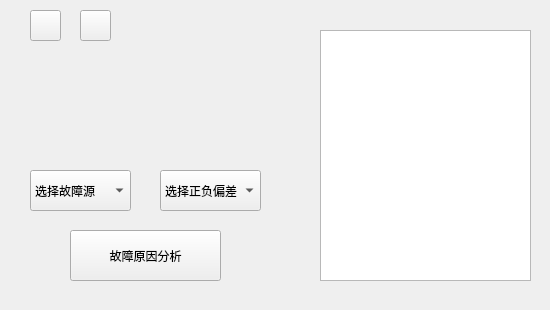
<?xml version="1.0" encoding="UTF-8"?>
<ui version="4.0">
 <class>Form</class>
 <widget class="QWidget" name="Form">
  <property name="geometry">
   <rect>
    <x>0</x>
    <y>0</y>
    <width>550</width>
    <height>310</height>
   </rect>
  </property>
  <property name="windowTitle">
   <string>Form</string>
  </property>
  <widget class="QComboBox" name="comboBox">
   <property name="geometry">
    <rect>
     <x>30</x>
     <y>170</y>
     <width>101</width>
     <height>41</height>
    </rect>
   </property>
   <item>
    <property name="text">
     <string>选择故障源</string>
    </property>
   </item>
  </widget>
  <widget class="QTextBrowser" name="textBrowser">
   <property name="geometry">
    <rect>
     <x>320</x>
     <y>30</y>
     <width>211</width>
     <height>251</height>
    </rect>
   </property>
   <property name="html">
    <string>&lt;!DOCTYPE HTML PUBLIC &quot;-//W3C//DTD HTML 4.0//EN&quot; &quot;http://www.w3.org/TR/REC-html40/strict.dtd&quot;&gt;
&lt;html&gt;&lt;head&gt;&lt;meta name=&quot;qrichtext&quot; content=&quot;1&quot; /&gt;&lt;style type=&quot;text/css&quot;&gt;
p, li { white-space: pre-wrap; }
&lt;/style&gt;&lt;/head&gt;&lt;body style=&quot; font-family:'SimSun'; font-size:9pt; font-weight:400; font-style:normal;&quot;&gt;
&lt;p style=&quot;-qt-paragraph-type:empty; margin-top:0px; margin-bottom:0px; margin-left:0px; margin-right:0px; -qt-block-indent:0; text-indent:0px;&quot;&gt;&lt;br /&gt;&lt;/p&gt;&lt;/body&gt;&lt;/html&gt;</string>
   </property>
  </widget>
  <widget class="QComboBox" name="comboBox_2">
   <property name="geometry">
    <rect>
     <x>160</x>
     <y>170</y>
     <width>101</width>
     <height>41</height>
    </rect>
   </property>
   <item>
    <property name="text">
     <string>选择正负偏差</string>
    </property>
   </item>
   <item>
    <property name="text">
     <string>正/+</string>
    </property>
   </item>
   <item>
    <property name="text">
     <string>负/-</string>
    </property>
   </item>
  </widget>
  <widget class="QPushButton" name="pushButton">
   <property name="geometry">
    <rect>
     <x>30</x>
     <y>10</y>
     <width>31</width>
     <height>31</height>
    </rect>
   </property>
   <property name="text">
    <string/>
   </property>
  </widget>
  <widget class="QPushButton" name="pushButton_2">
   <property name="geometry">
    <rect>
     <x>80</x>
     <y>10</y>
     <width>31</width>
     <height>31</height>
    </rect>
   </property>
   <property name="text">
    <string/>
   </property>
  </widget>
  <widget class="QPushButton" name="pushButton_4">
   <property name="geometry">
    <rect>
     <x>70</x>
     <y>230</y>
     <width>151</width>
     <height>51</height>
    </rect>
   </property>
   <property name="text">
    <string>故障原因分析</string>
   </property>
  </widget>
  <widget class="QLabel" name="label">
   <property name="geometry">
    <rect>
     <x>10</x>
     <y>70</y>
     <width>281</width>
     <height>61</height>
    </rect>
   </property>
   <property name="text">
    <string/>
   </property>
  </widget>
  <widget class="QTextBrowser" name="textBrowser_2">
   <property name="geometry">
    <rect>
     <x>550</x>
     <y>280</y>
     <width>20</width>
     <height>20</height>
    </rect>
   </property>
  </widget>
  <widget class="QTextBrowser" name="textBrowser_3">
   <property name="geometry">
    <rect>
     <x>580</x>
     <y>280</y>
     <width>20</width>
     <height>20</height>
    </rect>
   </property>
  </widget>
 </widget>
 <resources/>
 <connections>
  <connection>
   <sender>pushButton</sender>
   <signal>clicked()</signal>
   <receiver>Form</receiver>
   <slot>close()</slot>
   <hints>
    <hint type="sourcelabel">
     <x>51</x>
     <y>29</y>
    </hint>
    <hint type="destinationlabel">
     <x>22</x>
     <y>55</y>
    </hint>
   </hints>
  </connection>
  <connection>
   <sender>pushButton_2</sender>
   <signal>clicked()</signal>
   <receiver>Form</receiver>
   <slot>lower()</slot>
   <hints>
    <hint type="sourcelabel">
     <x>100</x>
     <y>34</y>
    </hint>
    <hint type="destinationlabel">
     <x>114</x>
     <y>61</y>
    </hint>
   </hints>
  </connection>
 </connections>
</ui>
